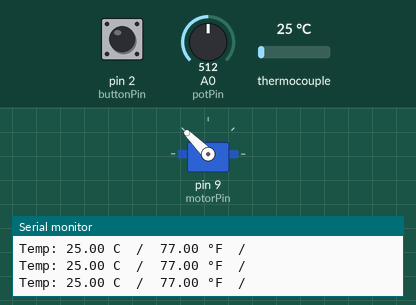
The sketch below on a simulated Arduino Uno, built with avr-gcc and run on an emulated ATmega328P. On the bench: servo, the last lines printed to the serial monitor. The inputs (shaded band) are chosen by the test bench; at power-on: A0 (potPin) = 512, pin 2 (buttonPin) HIGH, thermocouple 25 °C.

Above: at 7.2 s.
7.3 s: A0 (potPin) set to 716
At 8.1 s:
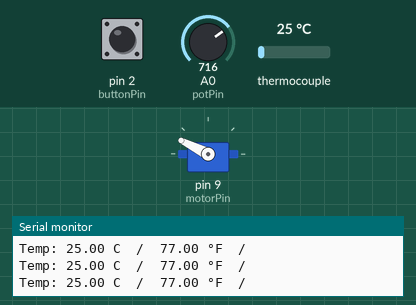
8.8 s: A0 (potPin) set to 900
At 10.0 s:
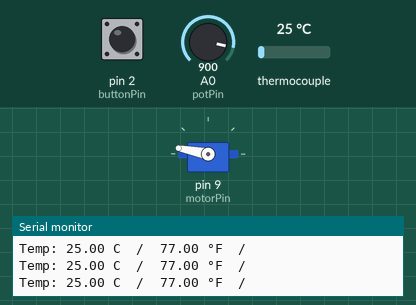
10.3 s: A0 (potPin) set to 1023
At 10.6 s:
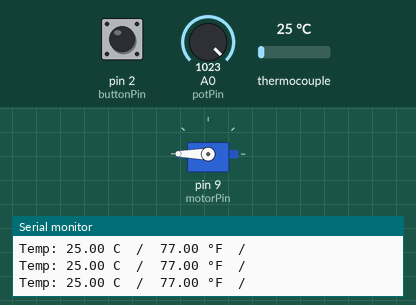
14.8 s: A0 (potPin) set to 306
At 16.0 s:
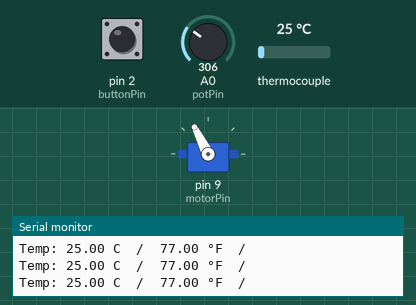
16.3 s: pin 2 (buttonPin) pulled LOW for 0.15 s
At 17.6 s:
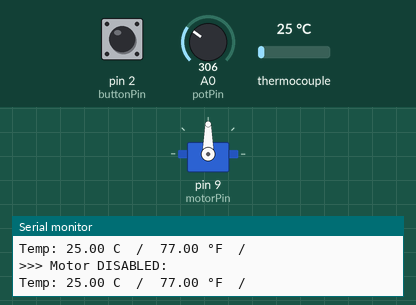
Timing chart, 0 to 18.9 s (numbered marks = the images above; inputs shaded):
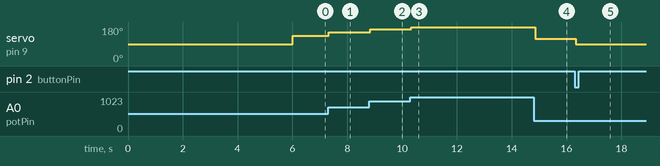

The sketch:

EPUMP_command_code.ino
```cpp
#include <max6675.h>
#include <Servo.h>

// ######## MAX6675 TC pins ########
int thermoCLK = 13;
int thermoCS  = 10;
int thermoDO  = 12;
MAX6675 thermocouple(thermoCLK, thermoCS, thermoDO);

// ######## Motor ########
Servo Motor;
const int motorPin = 9;
const int MAX_FORWARD = 2000;
const int NEUTRAL     = 1500;
const int MAX_REVERSE  = 1000;
const int MAX_RPM = 6000;

// ######## Potentiometer ########
const int potPin = A0;

// ######## Temperature threshold (Celsius) ########
const double TEMP_THRESHOLD = 80.0;

// ######## Button (Pulled down when pressed) ########
const int buttonPin = 2;

// ######## Control flag: true = motor allowed, false = motor locked out ########
bool motorEnabled = true;

void setup() {
  Serial.begin(9600);

  pinMode(buttonPin, INPUT_PULLUP);

  Motor.attach(motorPin, MAX_REVERSE, MAX_FORWARD);
  Motor.writeMicroseconds(NEUTRAL);
  delay(6000);

  Serial.println("System ready");
}

void loop() {
  // ######## Stop command when button pressed ########
  if (digitalRead(buttonPin) == LOW) {
    motorEnabled = false;
  }

  // ######## Read knob -> target RPM ########
  int potValue = analogRead(potPin);
  int outputValue = map(potValue, 0, 1023, 0, 500);

  // ######## Read temperature ########
  double tempC = thermocouple.readCelsius();

  if (isnan(tempC)) {
    Serial.println("Error: TC NOT CONNECTED");
    motorEnabled = false;
  } else {
    Serial.print("Temp: ");
    Serial.print(tempC, 2);
    Serial.print(" C  /  ");
    Serial.print(tempC * 9.0 / 5.0 + 32.0, 2);
    Serial.println(" °F  /  ");

  // ######## Stop command when overheat ########
    if (tempC >= TEMP_THRESHOLD) {
      motorEnabled = false;
      Serial.println(">>> OVER TEMP: motor disabled");
    }
  }

  // ######## Command motor ########
  if (motorEnabled) {
    Motor.writeMicroseconds(NEUTRAL + outputValue);
  } else {
    Motor.writeMicroseconds(NEUTRAL);
    Serial.println(">>> Motor DISABLED: ");
  }

  delay(10);
}
```

Measured:
- after the input at 7.3 s, servo on pin 9 (motorPin): 135° → 153° at once
- after the input at 8.8 s, servo on pin 9 (motorPin): 153° → 169° after 0.05 s
- after the input at 10.3 s, servo on pin 9 (motorPin): 169° → 180° at once
- after the input at 14.8 s, servo on pin 9 (motorPin): 180° → 117° after 0.06 s
- after the input at 16.3 s, servo on pin 9 (motorPin): 117° → 90° at once
